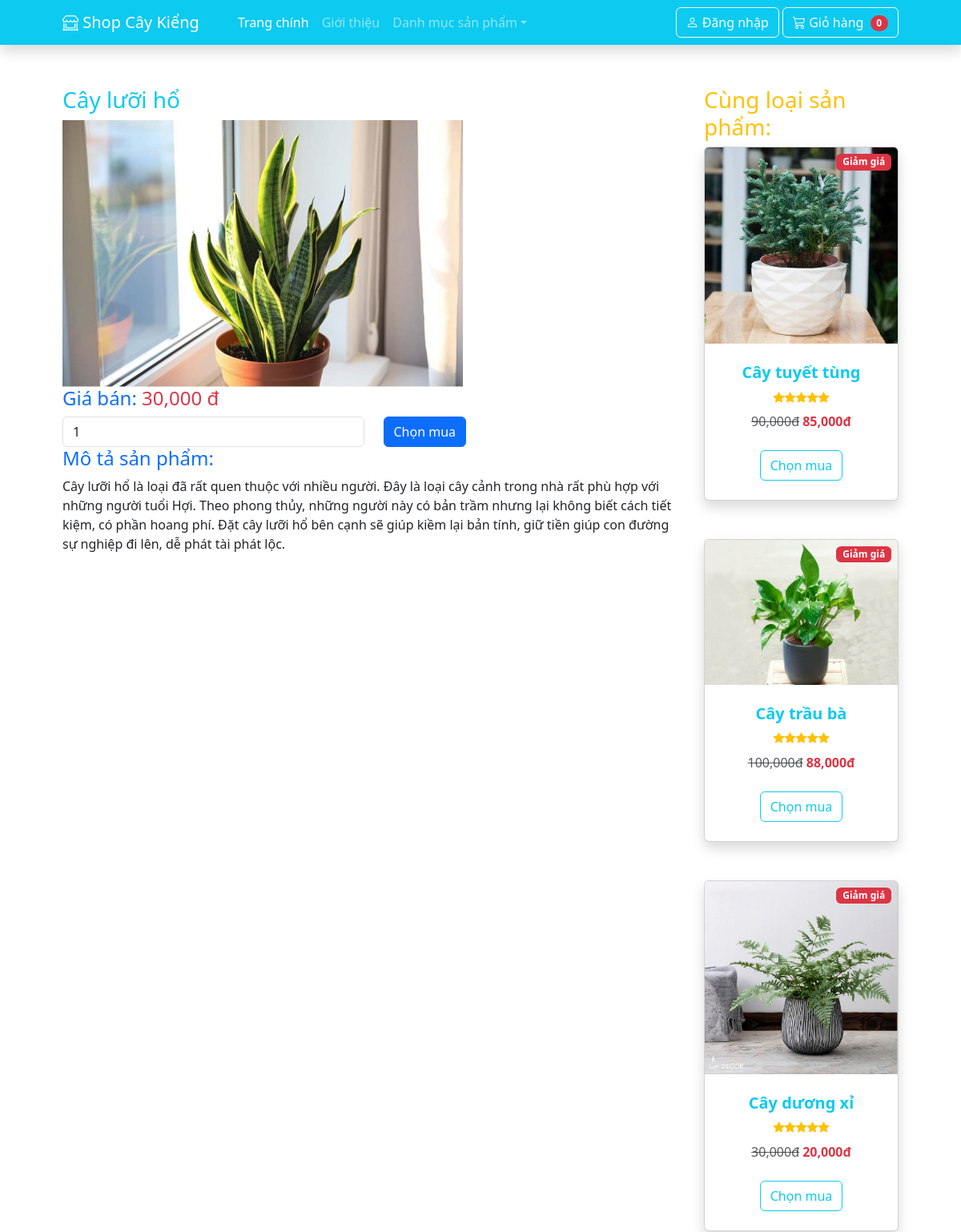
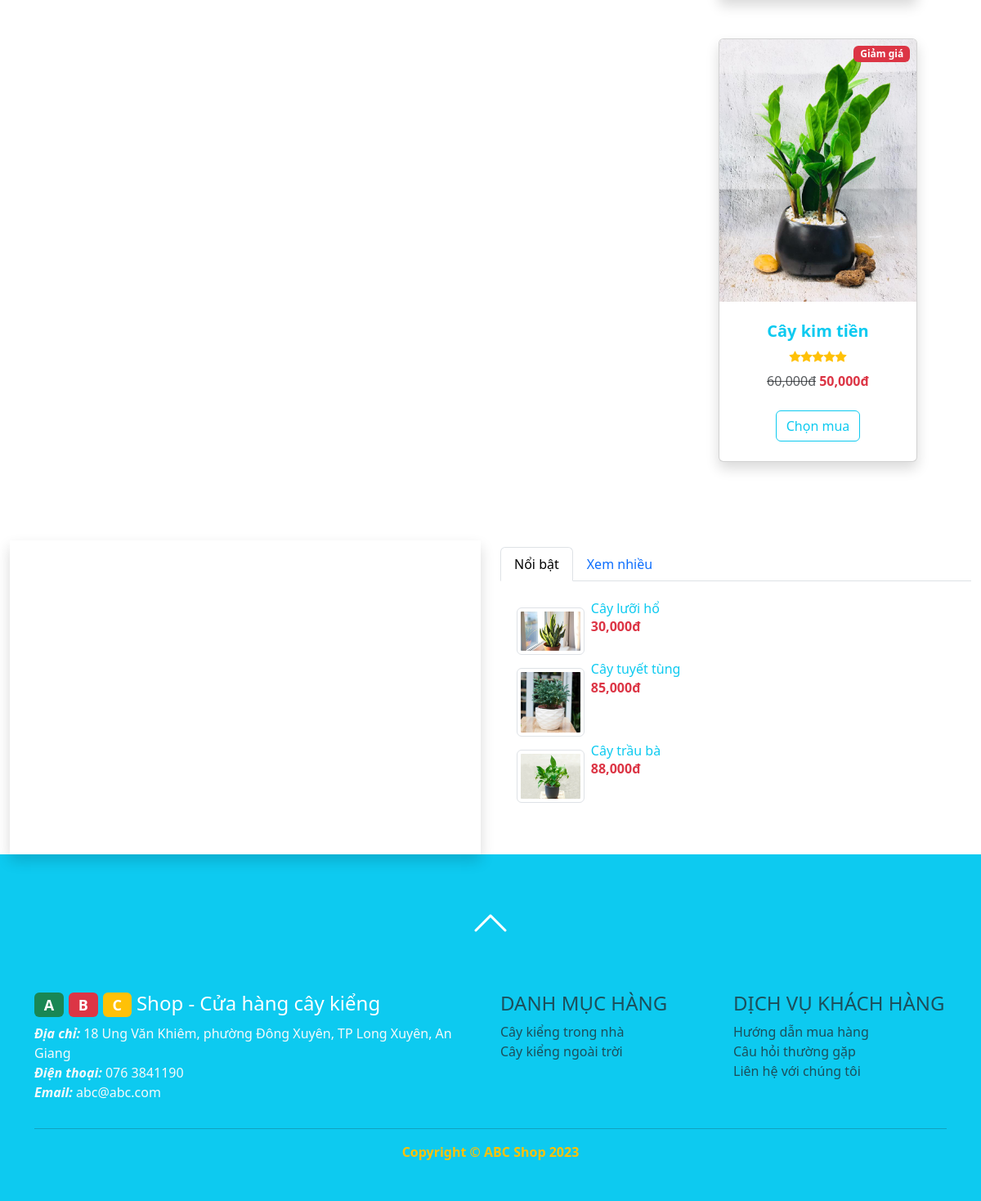
Page /index.php?action=detail&id=1 on the committed database (2 pictures, top to bottom).
### tables this page shows
CREATE TABLE `sanpham` (
  `id` int(11) NOT NULL,
  `tensp` text NOT NULL,
  `phanloaisp` int(11) NOT NULL,
  `mota` text NOT NULL,
  `giagoc` float NOT NULL,
  `giaban` float NOT NULL,
  `soluongton` int(11) NOT NULL,
  `hinhanh` text NOT NULL,
  `luotxem` int(11) NOT NULL,
  `luotmua` int(11) NOT NULL
);

CREATE TABLE `phanloai` (
  `id` int(11) NOT NULL,
  `tenpl` text NOT NULL
);

### model/sanpham.php (called while the page is built, shortened)
<?php
class SANPHAM
{
    public function laysanphamtheophanloai($phanloaisp)
    {
        $dbcon = DATABASE::connect();
        try {
            $sql = "SELECT * FROM sanpham WHERE phanloaisp=:madm";
            $cmd = $dbcon->prepare($sql);
            $cmd->bindValue(":madm", $phanloaisp);
            $cmd->execute();
            $result = $cmd->fetchAll();
            return $result;
        } catch (PDOException $e) {
            $error_message = $e->getMessage();
            echo "<p>Lỗi truy vấn: $error_message</p>";
            exit();
        }
    }
    public function laysanphamtheoid($id)
    {
        $dbcon = DATABASE::connect();
        try {
            $sql = "SELECT * FROM sanpham WHERE id=:id";
            $cmd = $dbcon->prepare($sql);
            $cmd->bindValue(":id", $id);
            $cmd->execute();
            $result = $cmd->fetch();
            return $result;
        } catch (PDOException $e) {
            $error_message = $e->getMessage();
            echo "<p>Lỗi truy vấn: $error_message</p>";
            exit();
        }
    }
    public function laysanphamxemnhieu()
    {
        $dbcon = DATABASE::connect();
        try {
            $sql = "SELECT * FROM sanpham ORDER BY luotxem DESC LIMIT 3";
            $cmd = $dbcon->prepare($sql);
            $cmd->execute();
            $result = $cmd->fetchAll();
            return $result;
        } catch (PDOException $e) {
            $error_message = $e->getMessage();
            echo "<p>Lỗi truy vấn: $error_message</p>";
            exit();
        }
    }
}

### model/phanloai.php (called while the page is built, shortened)
<?php
class PHANLOAI{
    public function layphanloai(){
        $dbcon = DATABASE::connect();
        try{
            $sql = "SELECT * FROM phanloai";
            $cmd = $dbcon->prepare($sql);
            $cmd->execute();
            $result = $cmd->fetchAll();
            return $result;
        }
        catch(PDOException $e){
            $error_message = $e->getMessage();
            echo "<p>Lỗi truy vấn: $error_message</p>";
            exit();
        }
    }
}
?>

### public/detail.php (the view, shortened to what this page needs)
<?php include("inc/top.php"); ?>
<div class="row">
  <div class="col-sm-9">
    <h3 class="text-info"><?php echo $spct["tensp"]; ?></h3>
    <div><img width="500px" src="../<?php echo $spct["hinhanh"]; ?>"></div>
    <div>
      <h4 class="text-primary">Giá bán:
        <span class="text-danger"><?php echo number_format($spct["giaban"]); ?> đ</span>
      </h4>
      <form method="post" class="form-inline">
        <div class="row">
          <div class="col">
            <input type="number" class="form-control" name="soluong" value="1">
          </div>
          <div class="col">
            <input type="submit" class="btn btn-primary" value="Chọn mua">
          </div>
        </div>
      </form>
    </div>
    <div>
      <h4 class="text-primary">Mô tả sản phẩm: </h4>
      <p><?php echo $spct["mota"]; ?></p>
    </div>
    <br>
  </div>
  <div class="col-sm-3">
    <h3 class="text-warning">Cùng loại sản phẩm:</h3>
    <?php
    foreach ($sanpham as $s) :
      if ($s["id"] != $spct["id"]) {
    ?>
        <div>
          <div class="col mb-5">
            <div class="card h-100 shadow">
              <?php if ($s["giaban"] != $s["giagoc"]) { ?>
                <div class="badge bg-danger text-white position-absolute" style="top: 0.5rem; right: 0.5rem">Giảm giá</div>
              <?php }
              ?>
              <a href="?action=detail&id=<?php echo $s["id"]; ?>">
                <img class="card-img-top" src="../<?php echo $s["hinhanh"]; ?>" alt="<?php echo $s["tensp"]; ?>" />
              </a>
              <div class="card-body p-4">
                <div class="text-center">
                  <a class="text-decoration-none" href="?action=detail&id=<?php echo $s["id"]; ?>">
                    <h5 class="fw-bolder text-info"><?php echo $s["tensp"]; ?></h5>
                  </a>
                  <div class="d-flex justify-content-center small text-warning mb-2">
                    <div class="bi-star-fill"></div>
                    <div class="bi-star-fill"></div>
                    <div class="bi-star-fill"></div>
                    <div class="bi-star-fill"></div>
                    <div class="bi-star-fill"></div>
                  </div>
                  <?php if ($s["giaban"] != $s["giagoc"]) { ?>
                    <span class="text-muted text-decoration-line-through"><?php echo number_format($s["giagoc"]); ?>đ</span><?php }
                                                                                                                            ?>
                  <span class="text-danger fw-bolder"><?php echo number_format($s["giaban"]); ?>đ</span>
                </div>
              </div>
              <div class="card-footer p-4 pt-0 border-top-0 bg-transparent">
                <div class="text-center"><a class="btn btn-outline-info mt-auto" href="#">Chọn mua</a></div>
              </div>
            </div>
          </div>
        </div>
    <?php
      }
    endforeach;
    ?>
  </div>
</div>
<?php include("inc/bottom.php"); ?>

### public/inc/bottom.php (shortened to what this page needs)
            </div>
        </section>
        <section>
            <div class="container-fluid">
                <div class="row">
                    <div class="col-md-6">
                        <?php include("inc/carousel.php"); ?>
                    </div>
                    <div class="col-md-6 pt-2">
                      <ul class="nav nav-tabs" role="tablist">
                        <li class="nav-item">
                          <a class="nav-link active" data-bs-toggle="tab" href="#menu1">Nổi bật</a>
                        </li>
                        <li class="nav-item">
                          <a class="nav-link" data-bs-toggle="tab" href="#menu2">Xem nhiều</a>
                        </li>
                      </ul>
                      <div class="tab-content">
                        <div id="menu1" class="container tab-pane active"><br>
                          <?php include("inc/topview.php"); ?>
                        </div>
                      </div>
                    </div>
                </div>
            </div>
        </section>
        <footer class="py-5 bg-info">
            <div class="text-center mb-5"><a class="text-warning" href="#top"><i class="bi bi-chevron-up"  style="font-size: 3rem; font-weight: bold; color:white;"></i></a></div>
            <div class="container">
                <div class="row">
                    <div class="col-md-6 text-light">
                        <a href="index.php" class="text-decoration-none text-white">
                        <h4><span class="badge text-white bg-success">A</span>
                            <span class="badge text-white bg-danger">B</span>
                            <span class="badge text-white bg-warning">C</span> Shop - Cửa hàng cây kiểng</h4></a>
                        <p><b><i>Địa chỉ:</i></b> 18 Ung Văn Khiêm, phường Đông Xuyên, TP Long Xuyên, An Giang<br>
                            <b><i>Điện thoại:</i></b> 076 3841190<br>
                            <b><i>Email:</i></b> abc@abc.com</p>
                    </div>
                    <div class="col-md-3 text-muted">
                        <h4>DANH MỤC HÀNG</h4>
                        <?php foreach ($phanloai as $l): ?>
                            <a class="list-group-item" href="?action=group&id=<?php echo $l["id"]; ?>">
							<?php echo $l["tenpl"]; ?>
							</a>
                        <?php endforeach; ?>
                    </div>
                    <div class="col-md-3 text-muted">
                        <h4>DỊCH VỤ KHÁCH HÀNG</h4>
                        <a href="#" class="list-group-item">Hướng dẫn mua hàng</a>
                        <a href="#" class="list-group-item">Câu hỏi thường gặp</a>
                        <a href="#" class="list-group-item">Liên hệ với chúng tôi</a>
                    </div>
                </div>
                <hr>
                <p class="m-0 text-center text-warning fw-bolder">Copyright &copy; ABC Shop 2023</p></div>
        </footer>
    </body>
</html>

### public/inc/topview.php
<div class="d-flex flex-column">
<?php foreach($sanphamxemnhieu as $x): ?>
	<div style="max-height:100px"><a class="text-decoration-none" href="index.php?action=detail&id=<?php echo $x["id"]; ?>">
		<img style="max-width:15%" class="img-thumbnail float-start m-2"
			src="../<?php echo $x["hinhanh"]; ?>"
			alt="<?php echo $x["tensp"]; ?>">
		<h6 class="card-title text-info"><?php echo $x["tensp"]; ?></h6>
		<p class="card-text text-danger fw-bold"><?php echo number_format($x["giaban"]); ?>đ</p>	</a>
	</div>
<?php endforeach; ?>
</div>

### rows in the picture
sanpham: tensp "Cây lưỡi hổ", hinhanh (picture), giaban "30,000", mota "Cây lưỡi hổ là loại đã rất quen thuộc với nhiều người. Đây là loại cây cảnh trong nhà rất phù hợp với những người tuổi Hợi. Theo phong thủy, những người này có bản trầm nhưng lại không biết cách tiết kiệm, có phần hoang phí. Đặt cây lưỡi hổ bên cạnh sẽ giúp kiềm lại bản tính, giữ tiền giúp con đường sự nghiệp đi lên, dễ phát tài phát lộc."
sanpham: shows "Giảm giá", hinhanh (picture), tensp "Cây tuyết tùng", giagoc "90,000", giaban "85,000"
sanpham: shows "Giảm giá", hinhanh (picture), tensp "Cây trầu bà", giagoc "100,000", giaban "88,000"
sanpham: shows "Giảm giá", hinhanh (picture), tensp "Cây dương xỉ", giagoc "30,000", giaban "20,000"
sanpham: shows "Giảm giá", hinhanh (picture), tensp "Cây kim tiền", giagoc "60,000", giaban "50,000"
phanloai: tenpl "Cây kiểng trong nhà"
phanloai: tenpl "Cây kiểng ngoài trời"
